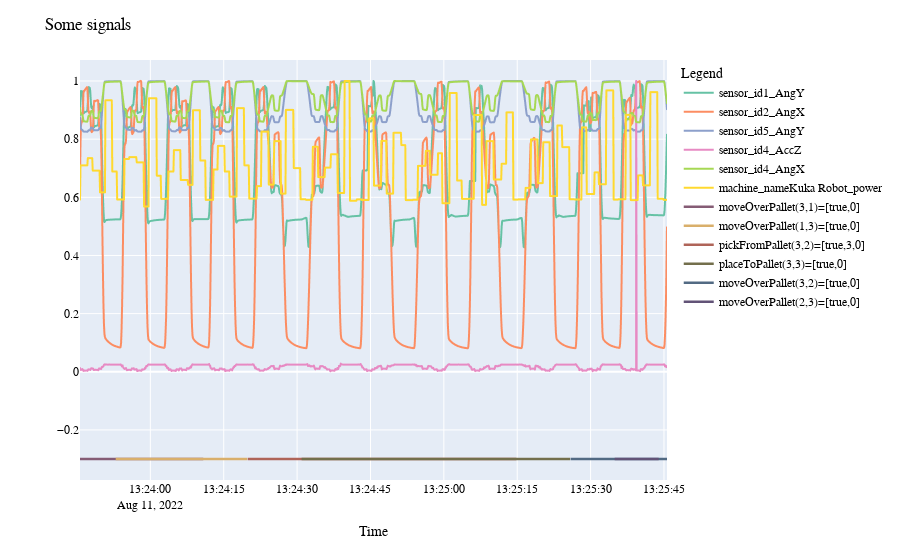

Notebook cell for this chart:
### Code cell
fig.update_layout(
    title="Some signals",
    xaxis_title="Time",
    yaxis_title="",
    legend_title="Legend",
    font=dict(
        family="Courier New, monospace",
        size=12,
        color="Black"
    )
)
fig.show()
